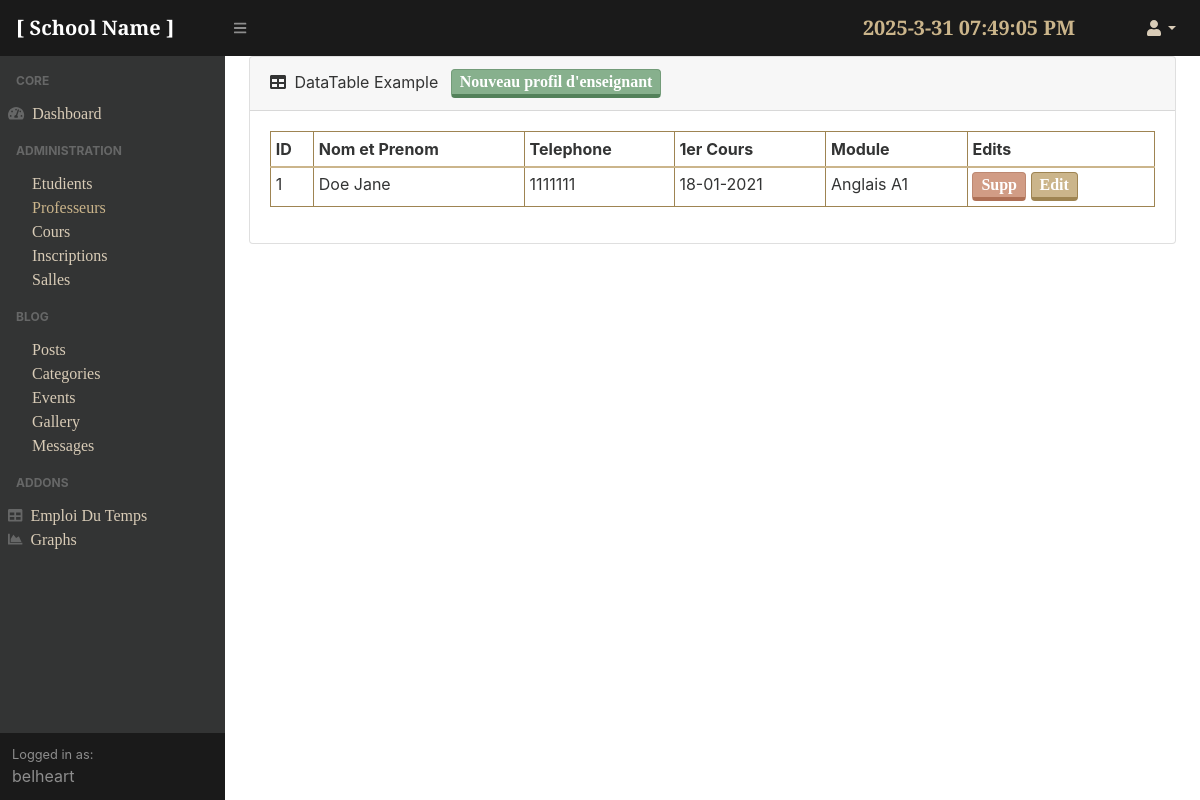
The app's page /adminpanel/teachers/ (signed in) with its own data.
### teachers/models.py (models this page shows, shortened)
class Professor(models.Model):
    first_name = models.CharField(max_length=100)
    last_name = models.CharField(max_length=100)
    phone = models.IntegerField(default=0)
    cours_in = models.ForeignKey('courses.Course', on_delete=models.CASCADE)
    cours_start = models.DateField(default = timezone.now)
    professionalExperience = models.TextField(default='N/A')
    image = models.ImageField(default='Default.png', upload_to='teachers_pics')

### courses/models.py (models this page shows, shortened)
class Course(models.Model):
    weekdays = [('N/A','N/A'),('Dimanche','Dim'),('Lundi','Lun'),('Mardi','Mar'),('Mercredi','Mer'),('Jeudi','Jeu'),('Vendredi','Ven'),('Samedi','Sam')]
    days_en = {'Dimanche':'Sunday', 'Lundi':'Monday', 'Mardi':'Tuesday', 'Mercredi':'Wednesday', 'Jeudi':'Thursday', 'Vendredi':'Friday', 'Samedi':'Saturday', 'N/A':'N/A'}
    name = models.CharField(max_length=200)
    price = models.IntegerField(default = 0)
    desc = models.TextField(max_length=500,default="...")
    cours_start = models.DateField(default = timezone.now)
    time = models.TimeField()
    time2 = models.TimeField(default=timezone.now)
    niveau = models.CharField(choices=Levels, max_length=100,blank=False,default='1_pri')
    prof = models.CharField(max_length=100, default='N/A')
    wday1 = models.CharField(choices=weekdays,max_length=10, blank=False, default='N/A')
    wday2 = models.CharField(choices=weekdays,max_length=10, blank=False, default='N/A')
    sal = models.ForeignKey('courses.Salle',on_delete=models.PROTECT, default=1)

### adminpanel/views.py (the view)
# urls.py: path('teachers/', TeachersListView.as_view(), name='teachers'),
class TeachersListView(LoginRequiredMixin, ListView):
	model = Professor
	template_name = 'adminpanel/teachers.html'
	context_object_name = 'Teacher'

### adminpanel/templates/adminpanel/teachers.html
{% extends 'adminpanel/base.html' %}
{% block content %}
        <div class="card mb-4">
                            <div class="card-header">
                                <i class="fas fa-table mr-1"></i>
                                DataTable Example <a href="{% url 'new-teacher' %}" class="btn btn-outline-success p-0 px-2 m-0 ml-2">Nouveau profil d'enseignant </a>
                            </div>
                            <div class="card-body">
                                <div class="table-responsive">
        <table class="table table-bordered table-sm" id="dataTable"width="100%"cellspacing="0">
	  <thead>
		<tr>
		<th>ID</th>
		<th>Nom et Prenom</th>
		<th>Telephone</th>
		<th>1er Cours</th>
		<th>Module</th>
		<th>Edits</th>
		</tr>
		</thead>
	<tbody>
					{% for  tch in Teacher %}
                                        <tr role="row" class="odd">
                                                <td>{{tch.id}}</td>
						<td>{{tch.last_name}} {{tch.first_name}}</td>
                                                <td>{{tch.phone}}</td>
						<td> {{tch.cours_start|date:"d-m-Y"}} </td>
						<td>{{tch.cours_in.name}}</td>
						{% if user.is_authenticated %}
		<td><a href="{% url 'delete-teacher' tch.id %}" class="max-auto btn btn-outline-danger p-0 px-2">Supp</a>
			<a href="{% url 'update-teacher' tch.id %}" class="max-auto btn btn-outline-info p-0 px-2">Edit</a></td>
						{% endif %}
                                            </tr>
					{%endfor%}
                                            </tbody>
                                    </table>
                                                                    </div>
                            </div>
                        </div>
{% endblock %}

### adminpanel/templates/adminpanel/base.html (shortened to what this page needs)
{%load static%}
<!DOCTYPE html>
<html lang="en">
    <head>
    <link href="{% static 'adminpanel/assets/css/styles.css'%}" rel="stylesheet" />
    <link href="https://cdn.datatables.net/1.10.20/css/dataTables.bootstrap4.min.css" rel="stylesheet" />
    </head>
    <body class="sb-nav-fixed">
        <nav class="sb-topnav navbar navbar-expand navbar-dark bg-dark">
            <a class="navbar-brand" href="{% url 'blog-home' %}">[ School Name ]</a>
            <button class="btn btn-link btn-sm order-1 order-lg-0" id="sidebarToggle" href="#"><i class="fas fa-bars"></i></button>
            <form class="d-none d-md-inline-block form-inline ml-auto mr-0 mr-md-3 my-2 my-md-0">
                <p id="MyClockDisplay"  class="navbar-brand mr-5 text-gold" onload="showTime()"></p>
            </form>
            <ul class="navbar-nav ml-auto ml-md-0">
                <li class="nav-item dropdown">
                    <a class="nav-link dropdown-toggle" id="userDropdown" href="#" role="button" data-toggle="dropdown" aria-haspopup="true" aria-expanded="false"><i class="fas fa-user fa-fw"></i></a>
                </li>
            </ul>
        </nav>
        <div id="layoutSidenav">
            <div id="layoutSidenav_nav">
                <nav class="sb-sidenav accordion sb-sidenav-dark" id="sidenavAccordion">
                    <div class="sb-sidenav-menu">
                        <div class="nav">
                            <div class="sb-sidenav-menu-heading">Core</div>
                            <a class="nav-link" href="{% url 'dashboard' %}">
                                <div class="sb-nav-link-icon"><i class="fas fa-tachometer-alt"></i></div>
                                Dashboard
                            </a>
                            <div class="sb-sidenav-menu-heading">Administration</div>
                            <div class="collapse show" id="collapseLayouts" aria-labelledby="headingOne" data-parent="#sidenavAccordion" style="">
                                <nav class="sb-sidenav-menu-nested nav">
                                    <a class="nav-link" href="{% url 'students' %}">Etudients</a>
                                    <a class="nav-link" href="{% url 'teachers' %}">Professeurs</a>
                                    <a class="nav-link" href="{% url 'courses' %}">Cours</a>
                                    <a class="nav-link" href="{% url 'inscriptions' %}">Inscriptions</a>
                                    <a class="nav-link" href="{% url 'salles' %}">Salles</a>
                                </nav>
                            </div>
                            <div class="sb-sidenav-menu-heading">Blog</div>
                            <div class="collapse show" id="collapseLayouts" aria-labelledby="headingOne" data-parent="#sidenavAccordion" style="">
                                <nav class="sb-sidenav-menu-nested nav">
                                    <a class="nav-link" href="{% url 'blog-posts' %}">Posts</a>
                                    <a class="nav-link" href="{% url 'categories' %}">Categories</a>
                                    <a class="nav-link" href="{% url 'events-admin' %}">Events</a>
                                    <a class="nav-link" href="{% url 'gallery' %}">Gallery</a>
                                    <a class="nav-link" href="{% url 'messages' %}">Messages</a>
                                </nav>
                            </div>
                            <div class="sb-sidenav-menu-heading">Addons</div>
                            <a class="nav-link" href="{% url 'schedule'%}">
                                <div class="sb-nav-link-icon"><i class="fas fa-table"></i></div>
                                Emploi Du Temps
                            </a>
                            <a class="nav-link" href="{% url 'charts'%}">
                                <div class="sb-nav-link-icon"><i class="fas fa-chart-area"></i></div>
                                Graphs
                            </a>
                        </div>
                    </div>
                    <div class="sb-sidenav-footer">
                        <div class="small">Logged in as:</div>
                        {{user.username}}
                    </div>
                </nav>
            </div>
        <div id='layoutSidenav_content'>
        <main>
        <div class="container-fluid">
            {% block content %}{% endblock %}
        </div>
        </main>
        </div>
    </body>
</html>

### records on screen
Professor: id "1", last_name "Doe", first_name "Jane", phone "1111111", cours_start "18-01-2021", cours_in.name "Anglais A1"

### other values on screen
{{ user.username }} "belheart"
